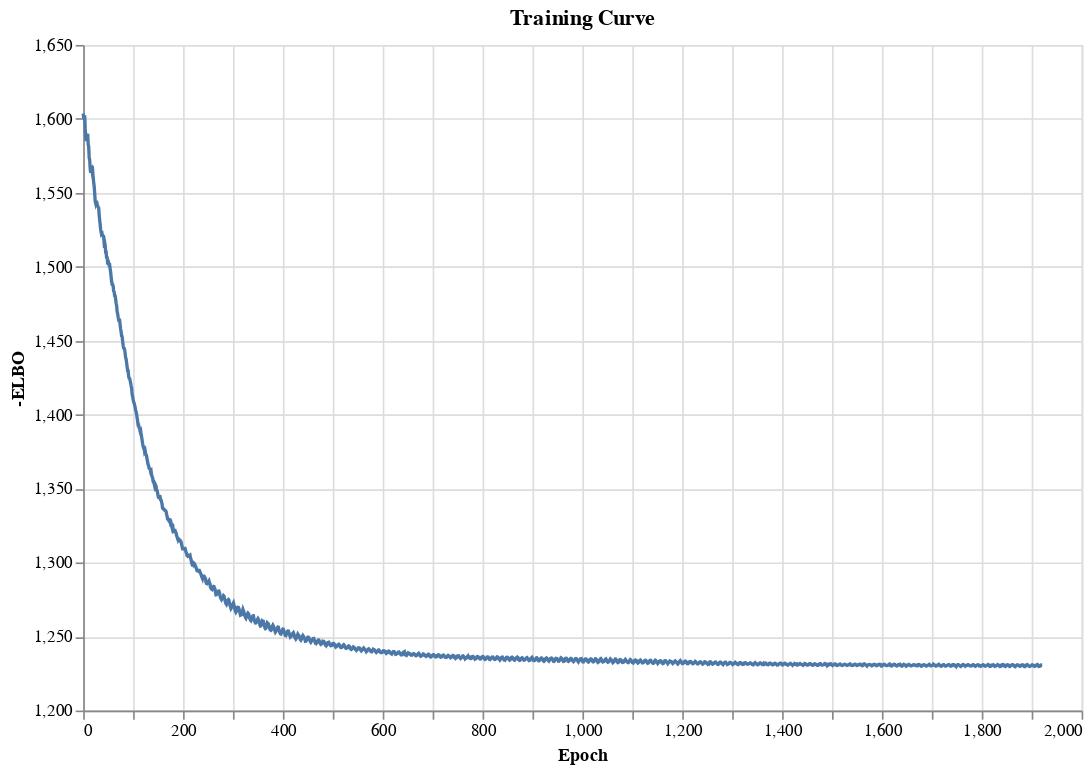

Notebook cell for this chart:
### Code cell
plot_training_curve(model)

### Figure 1 — Vega specification as saved in the notebook (floating-point values rounded to 4 significant figures; data arrays with more than 128 entries replaced by an {"elided": "..."} marker saying what was removed)
{"$schema": "https://vega.github.io/schema/vega/v5.json", "data": [{"name": "source_0", "values": {"elided": "1922 records"}}, {"name": "source_0_x_domain_Epoch", "values": [{"min": 0, "max": 1921}]}, {"name": "source_0_y_domain_-ELBO", "values": [{"min": 1230.0, "max": 1604.0}]}], "marks": [{"type": "line", "name": "marks", "from": {"data": "source_0"}, "sort": {"field": "datum[\"Epoch\"]"}, "encode": {"update": {"stroke": {"value": "#4c78a8"}, "defined": {"signal": "isValid(datum[\"Epoch\"]) && isFinite(+datum[\"Epoch\"]) && isValid(datum[\"-ELBO\"]) && isFinite(+datum[\"-ELBO\"])"}, "x": {"field": "Epoch", "scale": "x"}, "y": {"field": "-ELBO", "scale": "y"}}}, "style": ["line"]}], "scales": [{"name": "x", "type": "linear", "domain": [{"signal": "(data(\"source_0_x_domain_Epoch\")[0] || {}).min"}, {"signal": "(data(\"source_0_x_domain_Epoch\")[0] || {}).max"}], "range": [0, {"signal": "width"}], "zero": false, "nice": true}, {"name": "y", "type": "linear", "domain": [{"signal": "(data(\"source_0_y_domain_-ELBO\")[0] || {}).min"}, {"signal": "(data(\"source_0_y_domain_-ELBO\")[0] || {}).max"}], "range": [{"signal": "height"}, 0], "nice": true, "zero": false}], "axes": [{"scale": "x", "zindex": 0, "ticks": false, "grid": true, "tickCount": {"signal": "ceil(width/40)"}, "minExtent": 0, "gridScale": "y", "orient": "bottom", "domain": false, "labels": false, "maxExtent": 0, "aria": false}, {"scale": "y", "ticks": false, "aria": false, "tickCount": {"signal": "ceil(height/40)"}, "gridScale": "x", "maxExtent": 0, "domain": false, "orient": "left", "zindex": 0, "grid": true, "minExtent": 0, "labels": false}, {"scale": "x", "labelFlush": true, "orient": "bottom", "tickCount": {"signal": "ceil(width/40)"}, "grid": false, "title": "Epoch", "labelOverlap": true, "zindex": 0}, {"scale": "y", "grid": false, "tickCount": {"signal": "ceil(height/40)"}, "title": "-ELBO", "orient": "left", "labelOverlap": true, "zindex": 0}], "title": {"text": "Training Curve", "frame": "group"}, "style": "cell", "background": "white", "padding": 5, "width": 600, "height": 400}
